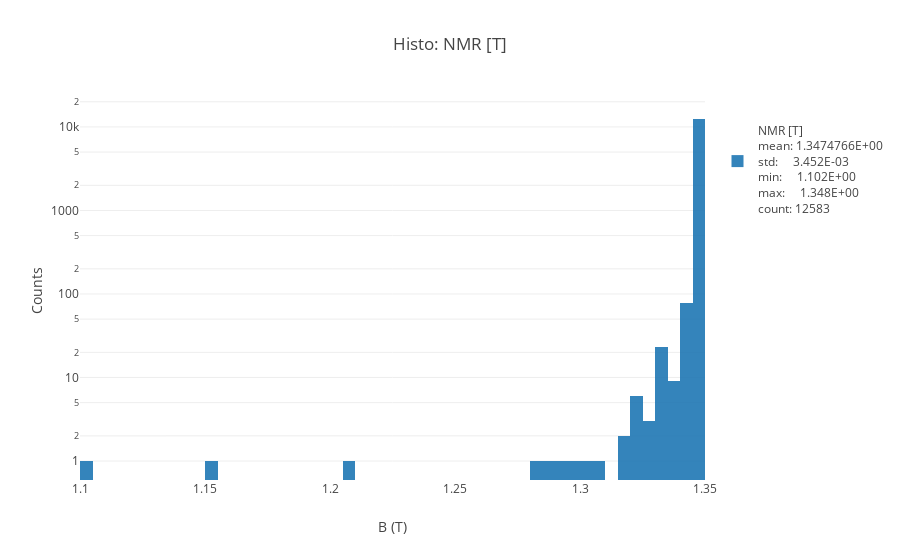

The cell this chart's notebook holds for it:
### Code cell
histo(df_nz['NMR [T]'],bins=50,yscale='log',inline=True);

### Figure 1 — Plotly figure (JSON) as saved in the notebook; plotly's stock layout.template omitted (floating-point values rounded to 4 significant figures; data arrays with more than 128 entries replaced by an {"elided": "..."} marker saying what was removed)
{"data": [{"name": "<br>NMR [T]<br>mean: 1.3474766E+00<br>std:     3.452E-03<br>min:     1.102E+00<br>max:     1.348E+00<br>count: 12583", "nbinsx": 50, "opacity": 0.9, "type": "histogram", "uid": "6ae25bb6-e5b9-4651-9f8a-dc7d4123db84", "x": {"elided": "12583 float values"}}], "layout": {"barmode": "overlay", "showlegend": true, "title": "Histo: NMR [T]", "xaxis": {"title": "B (T)"}, "yaxis": {"autorange": true, "title": "Counts", "type": "log"}}}
